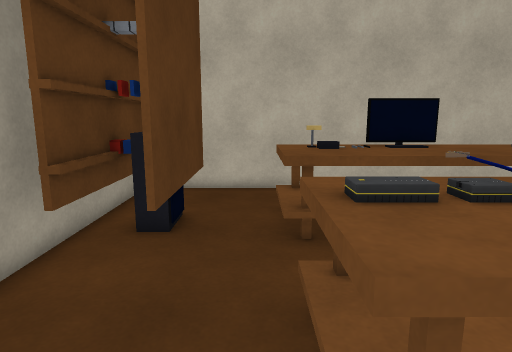
View 1 (above)

12 first-person views from a walk through a 3-D level made in the Unity game engine. The camera is 1.5 m above the floor, tilts 10° down and sees 75° across. The floor is counted in squares, 0.5 m on a side. Each view is taken from the middle of a square. On the plan, view 1 faces up. The plan holds only what a view shows up to about 20 squares ahead; the rest is blank. The place goes on beyond the plan. The player character is not drawn.

View 2
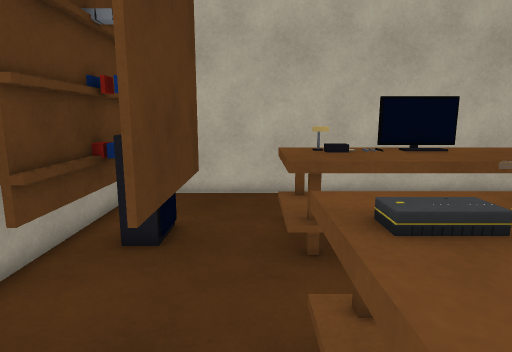

View 3
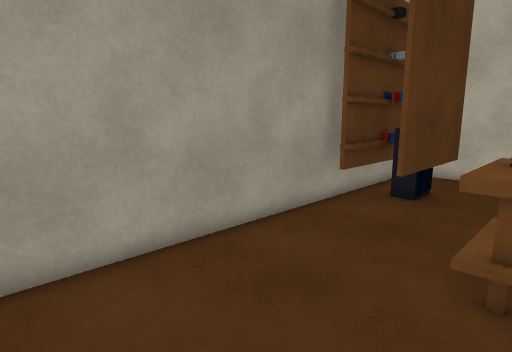

View 4
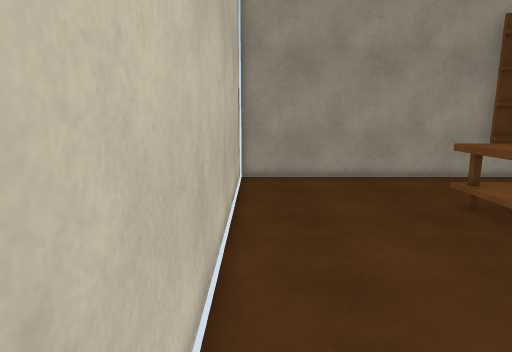

View 5
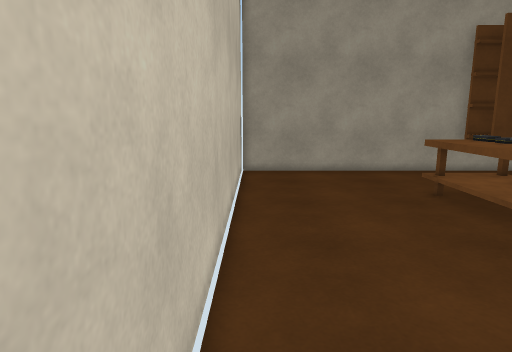

View 6
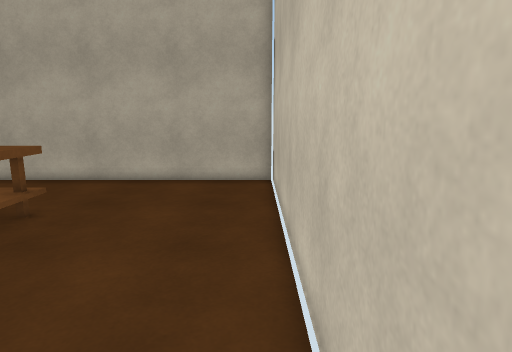

View 7
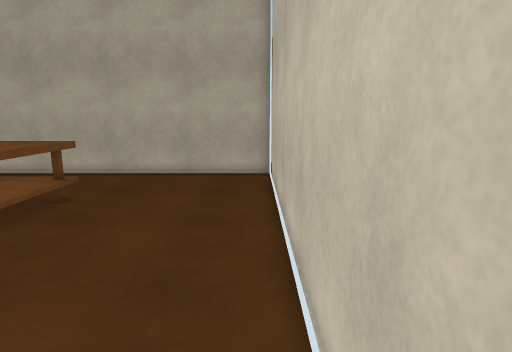

View 8
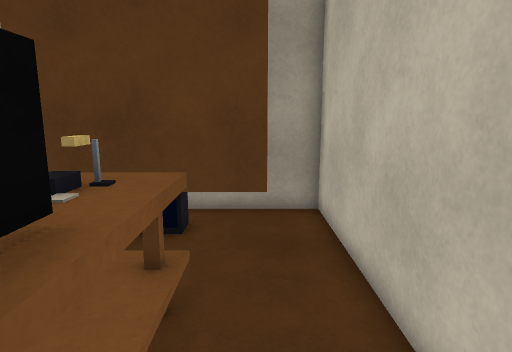

View 9
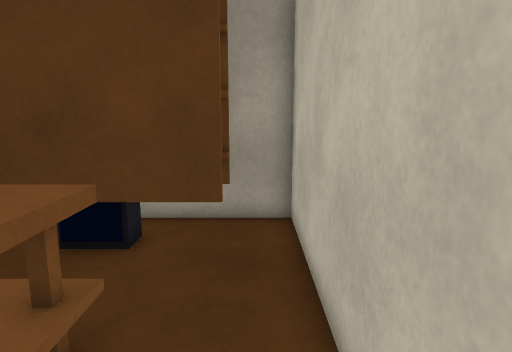

View 10
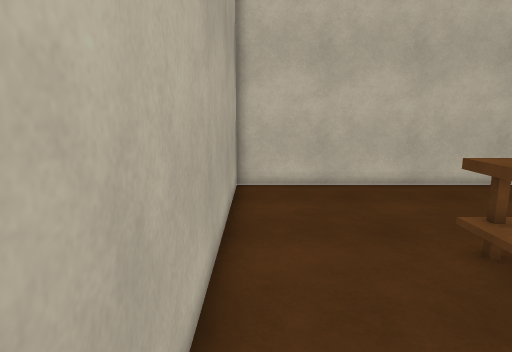

View 11
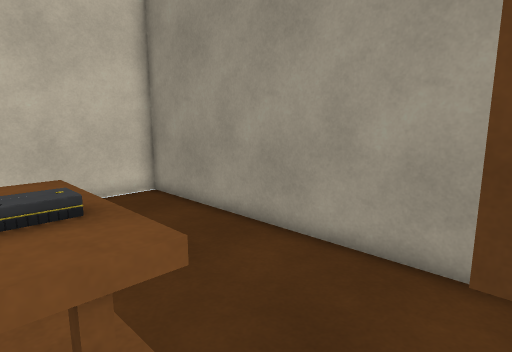

View 12
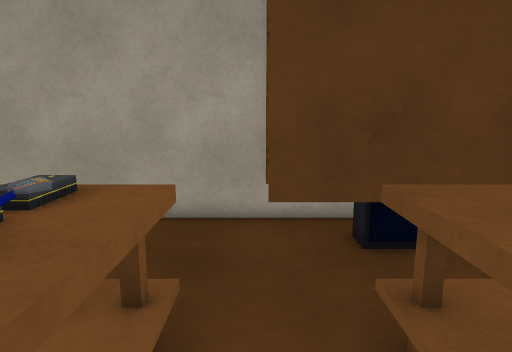

### Floor plan
Key: @ floor where view 1 was taken; # wall or solid block; . floor; T thing the floor can be seen under or through; O other object.
Columns run from 5 left of view 1 to 15 right of it. Each row starts with its distance up from view 1.
 14 #################
 13 #.......  .
 12 ##.#....   .
 11 ##.O..TT######
 10 ###O..TT######
  9 #O#O..TT#####      .#
  8 ###O..T#####       .#
  7 ##.O....           .#
  6 ##......  .       ..#
  5 #.....####      ....#
  4 #.....####    # ....#
  3 #.....####  ### ....#
  2 #.....######### ....#
  1 #...................#
  0 #....@..............#
 -1 #...................#
 -2 #...................#
 -3 #...................#
 -4 #...................#
 -5 #...................#
 -6 #####################

Positions as (right, up) in squares from view 1, and headings:
1: (0, 0), facing up
2: (0, 1), facing up
3: (2, -4), facing up-left
4: (12, -5), facing left
5: (14, -5), facing left
6: (-1, -5), facing right
7: (-3, -5), facing right
8: (6, 12), facing left
9: (5, 13), facing left
10: (14, 9), facing down
11: (2, 7), facing down-left
12: (5, 6), facing left
